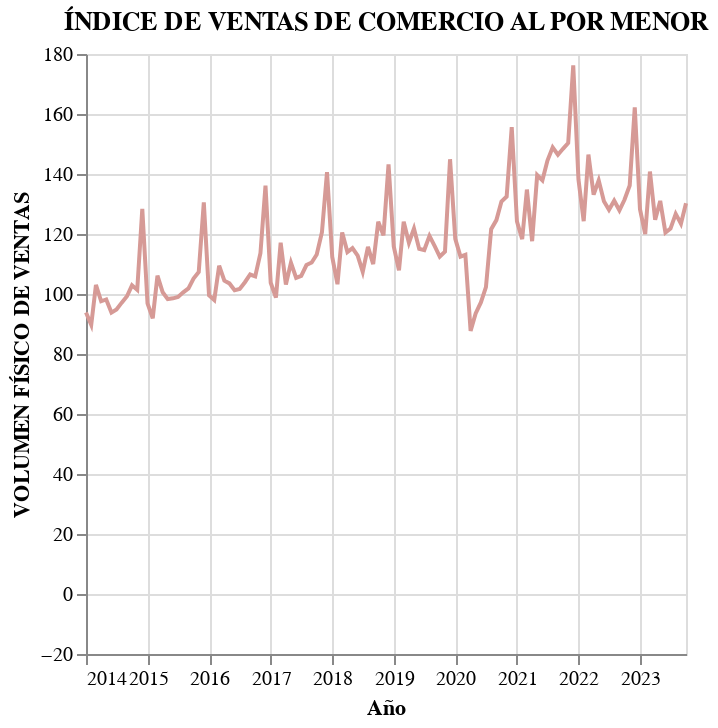

Here is the notebook cell this chart was saved with:
### Markdown cell above
**Reasoning**:
Now that the user has been prompted to specify the X and Y axis columns, I will generate an Altair line chart using the user's input and display it. This will complete the subtask of generating the graph.

### Code cell
import altair as alt

# User-defined X and Y axis columns based on available data
x_axis_column = 'Mes y año'
y_axis_column = 'Índice general/Ref/P/R'

# Calculate the minimum value of the Y-axis column for context
min_y_value = df_ocupada[y_axis_column].min()
print(f"Minimum value of '{y_axis_column}': {min_y_value:.2f}")

# Create the Altair line chart with updated titles and color, and dynamic Y-axis scaling
chart = alt.Chart(df_ocupada).mark_line(color='#d69a96').encode(
    x=alt.X(x_axis_column, title='Año'),
    y=alt.Y(y_axis_column, title='VOLUMEN FÍSICO DE VENTAS', scale=alt.Scale(zero=False))
).properties(
    title='ÍNDICE DE VENTAS DE COMERCIO AL POR MENOR'
)

# Display the chart
chart

### Figure 1 — Vega-Lite specification as saved in the notebook (floating-point values rounded to 4 significant figures; data arrays with more than 128 entries replaced by an {"elided": "..."} marker saying what was removed)
{"config": {"view": {"continuousWidth": 300, "continuousHeight": 300}}, "data": {"name": "data-a230a41780599e7871fded85edd3e44e"}, "mark": {"type": "line", "color": "#d69a96"}, "encoding": {"x": {"field": "Mes y año", "title": "Año", "type": "temporal"}, "y": {"field": "Índice general/Ref/P/R", "scale": {"zero": false}, "title": "VOLUMEN FÍSICO DE VENTAS", "type": "quantitative"}}, "title": "ÍNDICE DE VENTAS DE COMERCIO AL POR MENOR", "$schema": "https://vega.github.io/schema/vega-lite/v5.20.1.json", "datasets": {"data-a230a41780599e7871fded85edd3e44e": {"elided": "153 records"}}}
